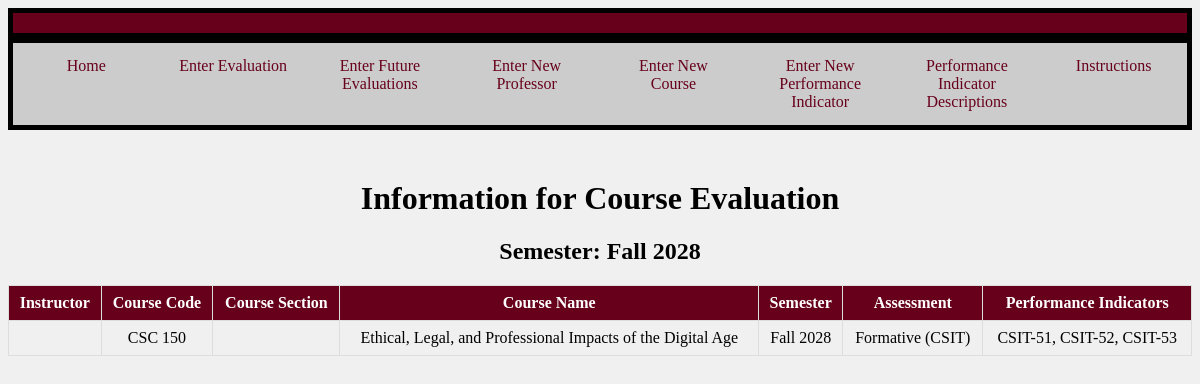
Page /fullSemester.php?semester=Fall 2028 on the committed database.
### tables this page shows
CREATE TABLE "EVAL" (
	"ID"	INTEGER,
	"Instructor"	TEXT,
	"CourseCode"	TEXT,
	"Semester"	TEXT,
	"Assessment"	TEXT,
	"CourseName"	TEXT,
	"CourseSection"	TEXT,
	"PerformanceIndicator"	TEXT,
	PRIMARY KEY("ID" AUTOINCREMENT)
);

### fullSemester.php (the view, shortened to what this page needs)
<?php
try {
    $db = new PDO('sqlite:CSC355.db');
}
catch (Exception $exc){
    echo 'Exception: Cannot connect to the database: ', $exc->getMessage(), "\n";
}
if((isset($_GET['semester']) && isset( $_GET['code']) && isset($_GET['sec']))){
    $semester = $_GET['semester'];
    $code = $_GET['code'];
    $sec = $_GET['sec'];
    $stmt = $db->prepare("SELECT * FROM EVAL WHERE SEMESTER = :semester AND CourseCode = :code AND CourseSection = :sec");
    $stmt->bindParam(':semester', $semester);
    $stmt->bindParam(':code', $code);
    $stmt->bindParam(':sec', $sec);
    $stmt->execute();
    $perfObjective = [];
    while ($row = $stmt->fetch(PDO::FETCH_ASSOC)) {
        $perfObjective[] = $row['PerformanceIndicator'];
    }
    $separateValues = [];
    foreach ($perfObjective as $string){
        $values = explode(',', $string);
        foreach ($values as $value){
            $separateValues[] = $value;
        }
    }
    $stmt2 = $db->prepare("SELECT * FROM EVAL WHERE SEMESTER = :semester AND CourseCode = :code AND CourseSection = :sec");
    $stmt2->bindParam(':semester', $semester);
    $stmt2->bindParam(':code', $code);
    $stmt2->bindParam(':sec', $sec);
    $stmt2->execute();
    echo "<div class='header'></div>
    <div class='navigation'>
        <ul>
            <li><a href='https://unixweb.kutztown.edu/~dclea255/CourseEvaluator/home.php'>Home</a></li>
            <li><a href='https://unixweb.kutztown.edu/~dclea255/CourseEvaluator/Prototype1.php'>Enter Evaluation</a></li>
            <li><a href='https://unixweb.kutztown.edu/~dclea255/CourseEvaluator/enterFutureEvaluation.php'>Enter Future Evaluations</a></li>
            <li><a href='https://unixweb.kutztown.edu/~dclea255/CourseEvaluator/editEvaluation.php'>Edit Future Evaluations</a></li>
            <li><a href='https://unixweb.kutztown.edu/~dclea255/CourseEvaluator/enterProf.php'>Enter New Professor</a></li>
            <li><a href='https://unixweb.kutztown.edu/~dclea255/CourseEvaluator/enterCourse.php'>Enter New Course</a></li>
            <li><a href='https://unixweb.kutztown.edu/~dclea255/CourseEvaluator/enterIndicator.php'>Enter New Performance Indicator</a></li>
            <li><a href='https://unixweb.kutztown.edu/~dclea255/CourseEvaluator/PID.php'>Performance Indicator Descriptions</a></li>
            <li><a href='https://unixweb.kutztown.edu/~irove/instructions.php'>Instructions</a></li>
        </ul>
    </div>";
    echo "<h1 style = 'text-align: center;'>Information for Course Evaluation</h1>";
    echo "<h2 style = 'text-align: center;'>Semester: $semester</h2>";
    echo "<h2 style = 'text-align: center;'>Course Code: $code</h2>";
    echo "<div class='table1'>";
    echo "<table border='1'>
            <tr>
                <th>Instructor</th>
                <th>Course Code</th>
				<th>Course Section</th>
				<th>Course Name</th>
                <th>Semester</th>
                <th>Assessment</th>
            </tr>";
    while ($row = $stmt2->fetch(PDO::FETCH_ASSOC)) {
        echo "<tr>";
            echo "<td>" . $row['Instructor'] . "</td>";
            echo "<td>" . $row['CourseCode'] . "</td>";
			echo "<td>" . $row['CourseSection'] . "</td>";
			echo "<td>" . $row['CourseName'] . "</td>";
            echo "<td>" . $row['Semester'] . "</td>";
            echo "<td>" . $row['Assessment'] . "</td>";
            echo "</tr>";
    }
echo "</table>";
echo "</div>";
$stmt3 = $db->prepare("SELECT StudentNumbers, Major, EvaluationScore FROM StudentTable WHERE ID = (SELECT ID FROM EVAL WHERE SEMESTER = :semester AND CourseCode = :code AND CourseSection = :sec)");
$stmt3->bindParam(':semester', $semester);
$stmt3->bindParam(':code', $code);
$stmt3->bindParam(':sec', $sec);
$stmt3->execute();
$studentEvaluations = [];
while ($row = $stmt3->fetch(PDO::FETCH_ASSOC)) {
    $studentNumber = $row['StudentNumbers'];
    $major = $row['Major'];
    $evaluationScores = explode(',', $row['EvaluationScore']);
    $combinedScores = array_combine($separateValues, $evaluationScores);
    $studentEvaluations[] = [
        'studentNumber' => $studentNumber,
        'major' => $major,
        'scores' => $combinedScores
    ];
}
echo "<div>";
echo "<table border='1'>
        <tr>
            <th>Student Number</th>
            <th>Major</th>";
            foreach ($separateValues as $header){
                echo "<th>$header</th>";
            }
        echo "</tr>";
foreach ($studentEvaluations as $student) {
    echo "<tr>";
        echo "<td>" . $student['studentNumber'] . "</td>";
        echo "<td>" . $student['major'] . "</td>";
        foreach ($separateValues as $indicator) {
            echo "<td>" . $student['scores'][$indicator] . "</td>";
        }
        echo "</tr>";
}
echo "</table>";
echo "</div>";
}
elseif (isset($_GET['semester'])) {
    $semester = $_GET['semester'];
    $stmt = $db->prepare("SELECT * FROM EVAL WHERE SEMESTER = :semester");
    $stmt->bindParam(':semester', $semester);
    $stmt->execute();
    echo "<div class='header'></div>
    <div class='navigation'>
        <ul>
            <li><a href='https://unixweb.kutztown.edu/~dclea255/CourseEvaluator/home.php'>Home</a></li>
            <li><a href='https://unixweb.kutztown.edu/~dclea255/CourseEvaluator/Prototype1.php'>Enter Evaluation</a></li>
            <li><a href='#'>Enter Future Evaluations</a></li>
            <li><a href='https://unixweb.kutztown.edu/~dclea255/CourseEvaluator/enterProf.php'>Enter New Professor</a></li>
            <li><a href='https://unixweb.kutztown.edu/~dclea255/CourseEvaluator/enterCourse.php'>Enter New Course</a></li>
            <li><a href='https://unixweb.kutztown.edu/~dclea255/CourseEvaluator/enterIndicator.php'>Enter New Performance Indicator</a></li>
            <li><a href='#'>Performance Indicator Descriptions</a></li>
            <li><a href='https://unixweb.kutztown.edu/~irove/instructions.php'>Instructions</a></li>
        </ul>
    </div>";
    echo "<h1 style = 'text-align: center;'>Information for Course Evaluation</h1>";
    echo "<h2 style = 'text-align: center;'>Semester: $semester</h2>";
    echo "<table border='1'>
                <tr>
                    <th>Instructor</th>
                    <th>Course Code</th>
					<th>Course Section</th>
					<th>Course Name</th>
                    <th>Semester</th>
                    <th>Assessment</th>
                    <th>Performance Indicators</th>
                </tr>";
    while ($row = $stmt->fetch(PDO::FETCH_ASSOC)) {
        echo "<tr>";
            echo "<td>" . $row['Instructor'] . "</td>";
            echo "<td>" . $row['CourseCode'] . "</td>";
			echo "<td>" . $row['CourseSection'] . "</td>";
			echo "<td>" . $row['CourseName'] . "</td>";
            echo "<td>" . $row['Semester'] . "</td>";
            echo "<td>" . $row['Assessment'] . "</td>";
            echo "<td>". $row["PerformanceIndicator"] . "</td>";
            echo "</tr>";
    }
    echo "</table>";
}
?>
<!DOCTYPE html>
<html lang="en">
<head>
</head>
<body>
</body>
</html>

### fullSemester.php (style rules this page uses)
table { width: 100%; margin: 0 auto; border-collapse: collapse; }
td { padding: 20px; border: 1px solid black; text-align: center; }
.navigation { display: flex; justify-content: space-between; background-color: #ccc; overflow: hidden; width: 100%; margin-bottom: 50px; }
.navigation ul { margin: 0; padding: 0; list-style-type: none; overflow: hidden; display: flex; justify-content: space-between; width: 100%; border: 5px solid black; }
.navigation li { width: 25%; }
.navigation li a { display: block; color: #67001a; text-align: center; padding: 14px 16px; text-decoration: none; }
th, td { border: 1px solid #ddd; padding: 8px; text-align: center; }
th { background-color: #67001a; color: white; }
.header { background-color: #67001a; color: white; padding: 10px 0; text-align: center; border: 5px solid black; }
body { background-color: #f0f0f0; }

### rows in the picture
eval: CourseCode "CSC 150", CourseName "Ethical, Legal, and Professional Impacts of the Digital Age", Semester "Fall 2028", Assessment "Formative (CSIT)", PerformanceIndicator "CSIT-51, CSIT-52, CSIT-53"

### other values in the picture
$semester "Fall 2028"
